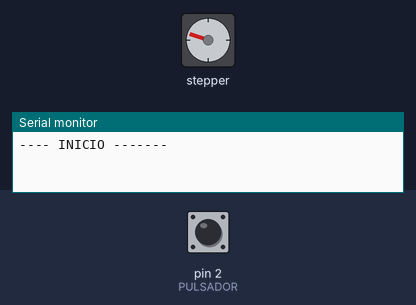
Bench run of a sketch on a simulated Arduino Uno, built with avr-gcc and run on an emulated ATmega328P. On the bench: stepper motor, the last lines printed to the serial monitor. The inputs (shaded band) are chosen by the test bench; at power-on: pin 2 (PULSADOR) LOW. Stepper angles assume 200 steps per turn.

Above: at 0.5 s.
At 5.7 s:
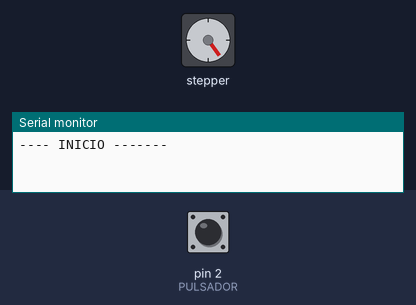
5.8 s: pin 2 (PULSADOR) pulled HIGH for 2.85 s
At 12.6 s:
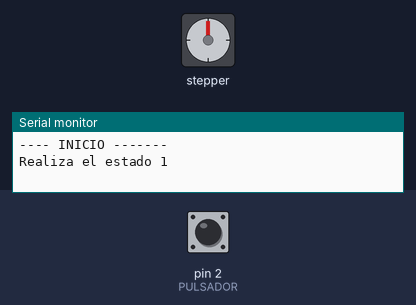
Timing chart, 0 to 19.4 s (numbered marks = the images above; inputs shaded):
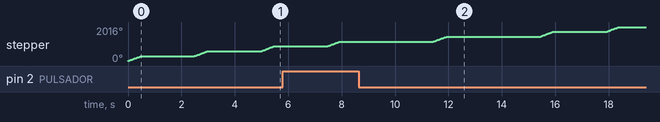

The sketch:

MotorPasoaPaso.ino
```cpp
/*******************************************************************************************
 *  Autor: Fco. Javier Rodriguez Navarro
 *  WEB: www.pinguytaz.net
 *
 *  Descripción: Ejemplo de programacion de un Motor paso a paso
 *
 *  Librerias:
 *
 ***********************************************************************************************/
#include <Stepper.h>
#define PULSADOR  2

const int pasosPorVuelta = 200;
Stepper myStepper = Stepper(pasosPorVuelta, 8, 9, 10, 11);


int estado = 1;
bool antiguo = LOW;


void setup()
{
  Serial.begin(9600);    // abre el Puerto serie y lanza los primeros envios

  // Definimos Pines
  pinMode(PULSADOR, INPUT); // declara pulsador como entrada

  Serial.println("---- INICIO -------");
  myStepper.setSpeed(100);    //Velocidad del motor RPM


}

void loop()
{
  int val = 0;
  val =digitalRead(PULSADOR);
myStepper.step(160);
  delay(2000);
  //myStepper.step(-90);
  //if ( (((estado % 2) == 0) && val == HIGH) || (((estado % 2) != 0) && val == LOW))  // Se cambia en estado par se pulsa y en impares se suelta
  if(antiguo != val)  // Cambio de estado
  {
    antiguo = val;
    Serial.println("Realiza el estado " + String(estado++));

    delay(1500);   // Evita rebote
  }
}
```
